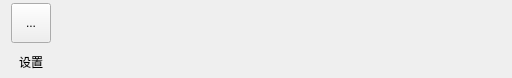
<?xml version="1.0" encoding="UTF-8"?>
<ui version="4.0">
 <class>HscSettingAction</class>
 <widget class="QWidget" name="HscSettingAction">
  <property name="geometry">
   <rect>
    <x>0</x>
    <y>0</y>
    <width>512</width>
    <height>78</height>
   </rect>
  </property>
  <property name="windowTitle">
   <string>Form</string>
  </property>
  <layout class="QHBoxLayout" name="horizontalLayout">
   <property name="spacing">
    <number>10</number>
   </property>
   <property name="topMargin">
    <number>3</number>
   </property>
   <property name="bottomMargin">
    <number>3</number>
   </property>
   <item>
    <layout class="QVBoxLayout" name="verticalLayout">
     <property name="spacing">
      <number>6</number>
     </property>
     <item alignment="Qt::AlignHCenter">
      <widget class="QToolButton" name="toolButton">
       <property name="minimumSize">
        <size>
         <width>40</width>
         <height>40</height>
        </size>
       </property>
       <property name="maximumSize">
        <size>
         <width>40</width>
         <height>40</height>
        </size>
       </property>
       <property name="layoutDirection">
        <enum>Qt::LeftToRight</enum>
       </property>
       <property name="text">
        <string>...</string>
       </property>
      </widget>
     </item>
     <item>
      <widget class="QLabel" name="label">
       <property name="text">
        <string>设置</string>
       </property>
       <property name="alignment">
        <set>Qt::AlignCenter</set>
       </property>
      </widget>
     </item>
    </layout>
   </item>
   <item>
    <spacer name="horizontalSpacer">
     <property name="orientation">
      <enum>Qt::Horizontal</enum>
     </property>
     <property name="sizeHint" stdset="0">
      <size>
       <width>331</width>
       <height>20</height>
      </size>
     </property>
    </spacer>
   </item>
  </layout>
 </widget>
 <resources/>
 <connections/>
</ui>
